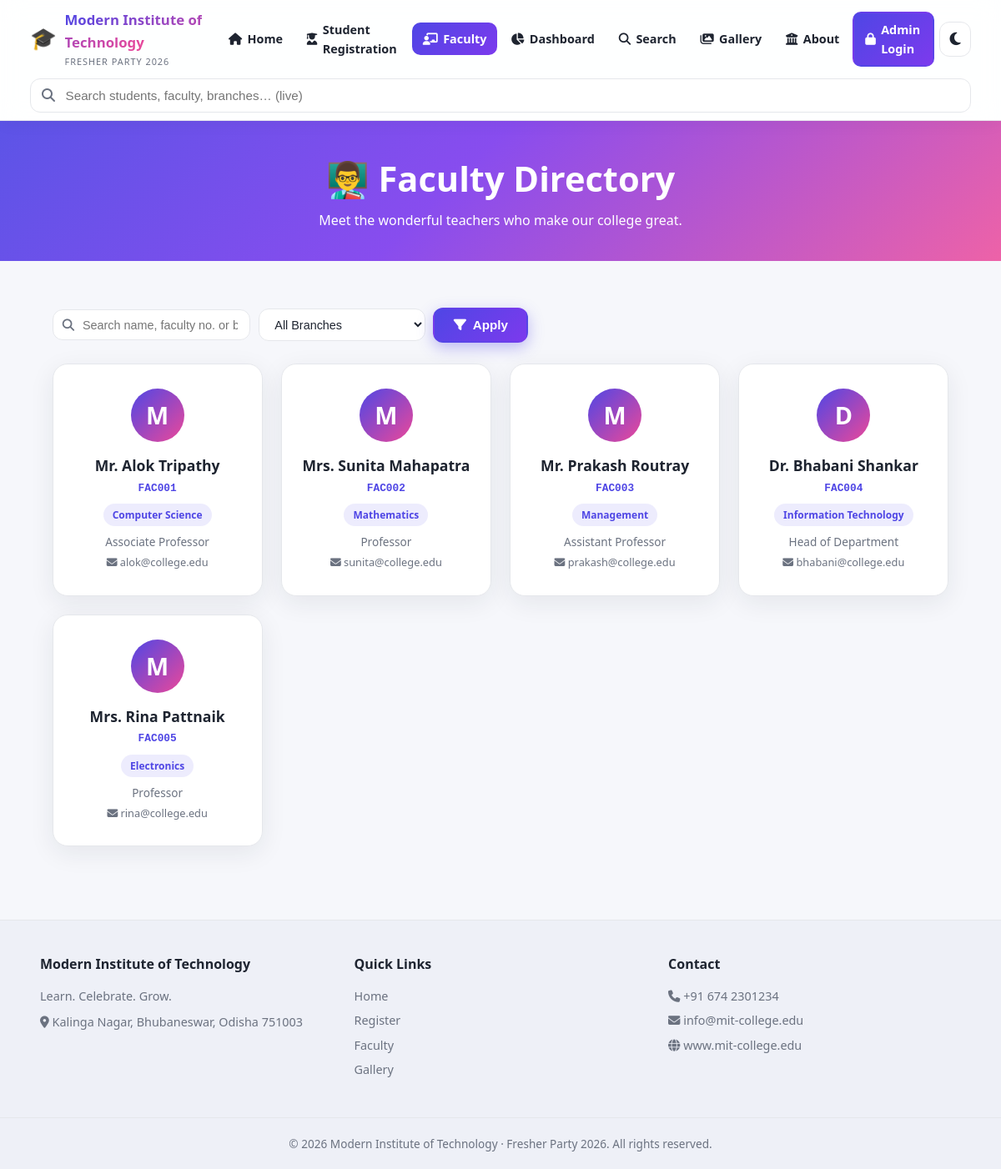
The app's page /faculty/ with its own data.
### party/models.py (models this page shows, shortened)
class CollegeInfo(models.Model):
    college_name = models.CharField(max_length=200, default='Modern Institute of Technology')
    tagline = models.CharField(max_length=200, blank=True, default='Learn. Celebrate. Grow.')
    history = models.TextField(blank=True, default='')
    vision = models.TextField(blank=True, default='')
    mission = models.TextField(blank=True, default='')
    courses = models.TextField(blank=True, default='')
    branches = models.TextField(blank=True, default='')
    facilities = models.TextField(blank=True, default='')
    principal_name = models.CharField(max_length=200, blank=True, default='')
    principal_message = models.TextField(blank=True, default='')
    address = models.TextField(blank=True, default='')
    phone = models.CharField(max_length=30, blank=True, default='')
    email = models.EmailField(blank=True, default='')
    website = models.CharField(max_length=200, blank=True, default='')
    established_year = models.CharField(max_length=20, blank=True, default='')
    logo = models.ImageField(upload_to='college/', blank=True, null=True)
    hero_image = models.ImageField(upload_to='college/', blank=True, null=True)
    class Meta:
        verbose_name = 'College Information'
        verbose_name_plural = 'College Information'
    @classmethod
    def get_info(cls):
        obj = cls.objects.first()
        if obj is None:
            obj = cls.objects.create()
        return obj

class Faculty(models.Model):
    faculty_number = models.CharField(
        max_length=20, unique=True, editable=False, db_index=True,
        help_text="Auto-generated faculty number, e.g. FAC001",
    )
    name = models.CharField(max_length=120, db_index=True)
    branch = models.CharField(max_length=40, db_index=True)
    designation = models.CharField(max_length=120, blank=True, default='Faculty')
    email = models.EmailField(blank=True)
    created_at = models.DateTimeField(auto_now_add=True)
    class Meta:
        ordering = ['faculty_number']
        indexes = [
            models.Index(fields=['name']),
            models.Index(fields=['branch']),
        ]

### party/views.py (the view)
# urls.py: path('faculty/', views.faculty_page, name='faculty_page'),
def faculty_page(request):
    branch = request.GET.get('branch', '')
    q = request.GET.get('q', '').strip()
    qs = Faculty.objects.all()
    if branch:
        qs = qs.filter(branch__icontains=branch)
    if q:
        qs = _search_faculty(q)
    branches = sorted(Faculty.objects.values_list('branch', flat=True).distinct())
    return render(request, 'faculty.html',
                  page_context(request, faculty=qs, branches=branches,
                               current_branch=branch, q=q))

### party/views.py (called while the page is built)
def get_college_info():
    return CollegeInfo.get_info()

def page_context(request, **extra):
    ctx = {
        'college': get_college_info(),
        'student_count': Student.objects.count(),
        'faculty_count': Faculty.objects.count(),
        'branch_count': len(Student.objects.values_list('branch', flat=True).distinct()),
    }
    ctx.update(extra)
    return ctx

### templates/faculty.html (shortened to what this page needs)
{% extends 'base.html' %}
{% load static %}
{% block faculty_active %}active{% endblock %}
{% block content %}
<section class="page-hero small">
    <div class="container">
        <h1 class="fade-up">👨‍🏫 Faculty Directory</h1>
        <p class="fade-up">Meet the wonderful teachers who make our college great.</p>
    </div>
</section>
<section class="section">
    <div class="container">
        <div class="filter-bar fade-up">
            <form method="get" class="filter-form">
                <div class="filter-search">
                    <i class="fas fa-search"></i>
                    <input type="text" name="q" value="{{ q }}" placeholder="Search name, faculty no. or branch…">
                </div>
                <select name="branch" class="filter-select">
                    <option value="">All Branches</option>
                </select>
                <button type="submit" class="btn btn-primary"><i class="fas fa-filter"></i> Apply</button>
            </form>
        </div>
        {% if faculty %}
        <div class="faculty-grid">
            {% for f in faculty %}
            <div class="faculty-card fade-up">
                <div class="faculty-avatar">{{ f.name|slice:":1" }}</div>
                <h3>{{ f.name }}</h3>
                <p class="faculty-no">{{ f.faculty_number }}</p>
                <span class="badge branch-badge">{{ f.branch }}</span>
                <p class="faculty-designation">{{ f.designation|default:'Faculty' }}</p>
                {% if f.email %}<p class="faculty-email"><i class="fas fa-envelope"></i> {{ f.email }}</p>{% endif %}
            </div>
            {% endfor %}
        </div>
        {% else %}
        <div class="empty-state fade-up">
            <div class="empty-icon">🔍</div>
            <p>No matching faculty found.</p>
        </div>
        {% endif %}
    </div>
</section>
{% endblock %}

### templates/base.html (shortened to what this page needs)
{% load static %}
<!DOCTYPE html>
<html lang="en">
<head>
    <link rel="stylesheet" href="https://cdnjs.cloudflare.com/ajax/libs/font-awesome/6.5.2/css/all.min.css">
    <link rel="stylesheet" href="{% static 'css/style.css' %}">
</head>
<body data-theme="light">
<nav class="navbar" id="navbar">
    <div class="nav-inner">
        <a href="{% url 'home' %}" class="brand">
            {% if college.logo %}
                <img src="{{ college.logo.url }}" alt="Logo" class="brand-logo">
            {% else %}
                <span class="brand-icon">🎓</span>
            {% endif %}
            <span class="brand-text">
                <span class="brand-name">{{ college.college_name }}</span>
                <span class="brand-sub">Fresher Party 2026</span>
            </span>
        </a>
        <div class="nav-right">
            <ul class="nav-links" id="navLinks">
                <li><a href="{% url 'home' %}" class="{% block home_active %}{% endblock %}"><i class="fas fa-home"></i> Home</a></li>
                <li><a href="{% url 'student_register' %}" class="{% block register_active %}{% endblock %}"><i class="fas fa-user-graduate"></i> Student Registration</a></li>
                <li><a href="{% url 'faculty_page' %}" class="{% block faculty_active %}{% endblock %}"><i class="fas fa-chalkboard-teacher"></i> Faculty</a></li>
                <li><a href="{% url 'dashboard' %}" class="{% block dash_active %}{% endblock %}"><i class="fas fa-chart-pie"></i> Dashboard</a></li>
                <li><a href="{% url 'search_page' %}" class="{% block search_active %}{% endblock %}"><i class="fas fa-search"></i> Search</a></li>
                <li><a href="{% url 'gallery_page' %}" class="{% block gallery_active %}{% endblock %}"><i class="fas fa-images"></i> Gallery</a></li>
                <li><a href="{% url 'about_page' %}" class="{% block about_active %}{% endblock %}"><i class="fas fa-university"></i> About</a></li>
                {% if user.is_authenticated %}
                    <li><a href="{% url 'admin_dashboard' %}" class="{% block admin_active %}{% endblock %}"><i class="fas fa-tachometer-alt"></i> Admin Panel</a></li>
                    <li class="nav-login">
                        <a href="{% url 'logout' %}" class="btn btn-login"><i class="fas fa-sign-out-alt"></i> Logout ({{ user.username }})</a>
                    </li>
                {% else %}
                    <li class="nav-login"><a href="{% url 'login' %}" class="btn btn-login"><i class="fas fa-lock"></i> Admin Login</a></li>
                {% endif %}
            </ul>
            <button class="theme-toggle" id="themeToggle" title="Toggle dark/light mode" aria-label="Toggle theme">
                <i class="fas fa-moon"></i>
            </button>
        </div>
    </div>
    <div class="nav-search" id="navSearch">
        <div class="search-wrap">
            <i class="fas fa-search search-icon"></i>
            <input type="text" id="globalSearch" class="search-input"
                   placeholder="Search students, faculty, branches… (live)">
        </div>
    </div>
</nav>
<main class="page-content">
    {% block content %}{% endblock %}
</main>
<footer class="footer">
    <div class="footer-inner">
        <div class="footer-col">
            <h4>{{ college.college_name }}</h4>
            <p>{{ college.tagline }}</p>
            <p class="footer-address"><i class="fas fa-map-marker-alt"></i> {{ college.address|default:'College Address' }}</p>
        </div>
        <div class="footer-col">
            <h4>Quick Links</h4>
            <ul>
                <li><a href="{% url 'home' %}">Home</a></li>
                <li><a href="{% url 'student_register' %}">Register</a></li>
                <li><a href="{% url 'faculty_page' %}">Faculty</a></li>
                <li><a href="{% url 'gallery_page' %}">Gallery</a></li>
            </ul>
        </div>
        <div class="footer-col">
            <h4>Contact</h4>
            <p><i class="fas fa-phone"></i> {{ college.phone|default:'+91 XXXXX XXXXX' }}</p>
            <p><i class="fas fa-envelope"></i> {{ college.email|default:'info@college.edu' }}</p>
            <p><i class="fas fa-globe"></i> {{ college.website|default:'www.college.edu' }}</p>
        </div>
    </div>
    <div class="footer-bottom">
        © <span id="footerYear"></span> {{ college.college_name }} · Fresher Party 2026. All rights reserved.
    </div>
</footer>
</body>
</html>

### records on screen
CollegeInfo: college_name "Modern Institute of Technology", tagline "Learn. Celebrate. Grow.", address "Kalinga Nagar, Bhubaneswar, Odisha 751003", phone "+91 674 2301234", email "info@mit-college.edu", website "www.mit-college.edu"
Faculty: name "M", name "Mr. Alok Tripathy", faculty_number "FAC001", branch "Computer Science", designation "Associate Professor", email "alok@college.edu"
Faculty: name "M", name "Mrs. Sunita Mahapatra", faculty_number "FAC002", branch "Mathematics", designation "Professor", email "sunita@college.edu"
Faculty: name "M", name "Mr. Prakash Routray", faculty_number "FAC003", branch "Management", designation "Assistant Professor", email "prakash@college.edu"
Faculty: name "D", name "Dr. Bhabani Shankar", faculty_number "FAC004", branch "Information Technology", designation "Head of Department", email "bhabani@college.edu"
Faculty: name "M", name "Mrs. Rina Pattnaik", faculty_number "FAC005", branch "Electronics", designation "Professor", email "rina@college.edu"
